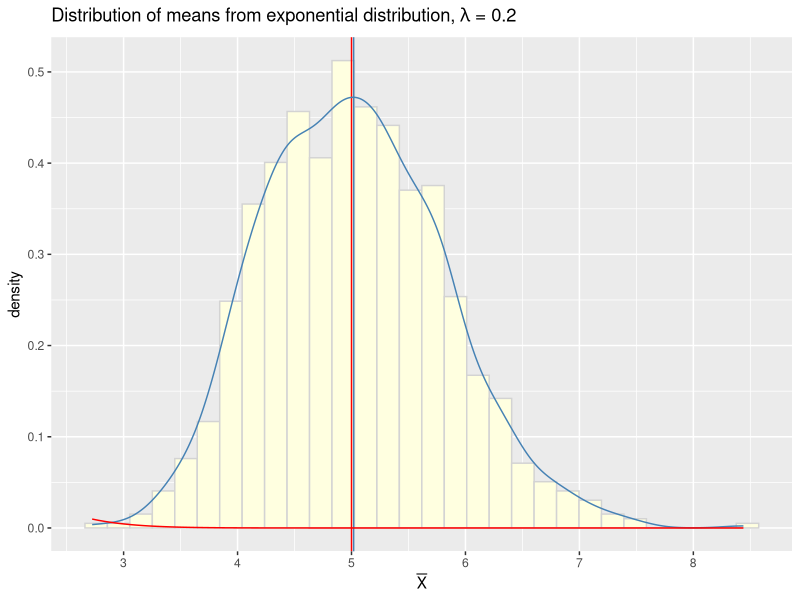

The R source for this figure:
## ---- chunk 1
knitr::opts_chunk$set(echo = TRUE)
## ---- chunk 2
lambda <- 0.2
n <- 40
count <- 1000
set.seed(41) 
sim <- matrix(rexp(n*count, rate = lambda), nrow = count, ncol = n)
sim_mean <- apply(sim, 1, mean)
mean(sim_mean)
mu <- 1 / lambda
mu
## ---- chunk 3
var(sim_mean)
sigma <- (1 / lambda^2) / n
sigma
## ---- chunk 4
library(ggplot2)
ggplot(data.frame(sim_mean), aes (x = sim_mean)) + 
    geom_histogram(aes(y = ..density..), color = "lightgray", fill = "lightyellow") + 
    geom_vline(xintercept = c(mean(sim_mean), 5),
               color = c("steelblue", "red")) +
    xlab(expression(bar(X))) + geom_density(color = "steelblue") +
    ggtitle(expression(paste("Distribution of means from exponential distribution, ", lambda, " = 0.2"))) + 
    scale_x_continuous(breaks = c(seq(0, 8, 1))) +
    stat_function(fun = dnorm, arg = list(mean = 5, sd = sqrt(sigma)),
                  color = "red") +
    theme_gray()
## ---- chunk 5
sim_conf_int <- round (mean(sim_mean) + c(-1,1)*1.96*sd(sim_mean)/sqrt(n),3)
thy_conf_int <- mu + c(-1,1)*1.96*sqrt(sigma)/sqrt(n)
